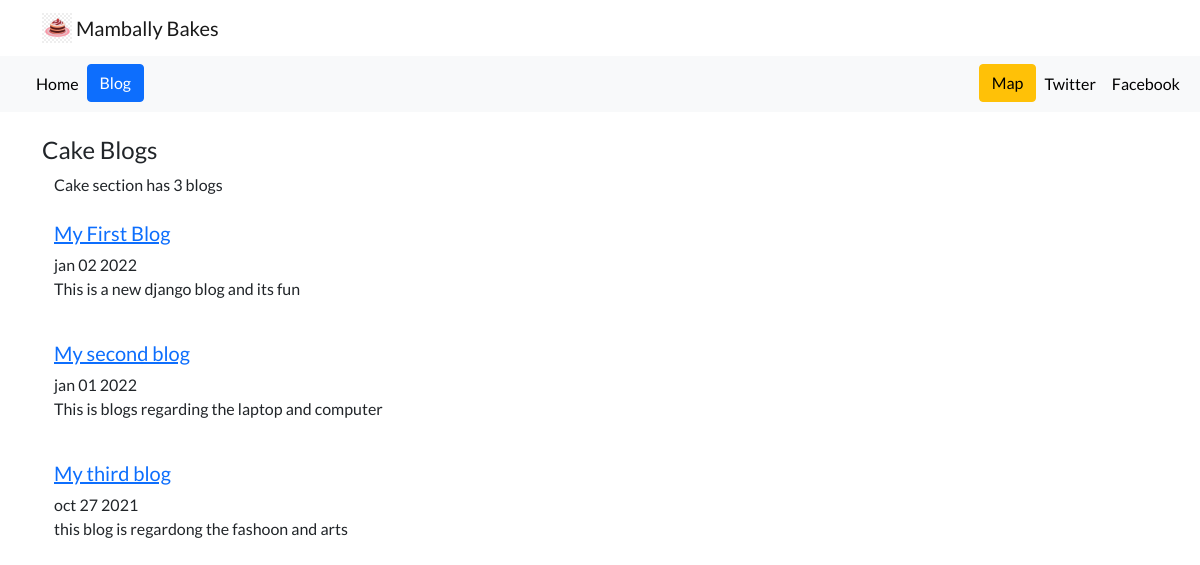
Screenshot of /blog/ with the database file from the repository.
### blog/models.py (models this page shows)
class Blog(models.Model):
    title =  models.CharField(max_length=100)
    description =  models.TextField()
    date =  models.DateField()

### blog/views.py (the view)
# urls.py: path('',views.all_blogs, name='all_blog'),
def all_blogs(request):
    blogs = Blog.objects.order_by('-date') #[:5]
    return render(request, 'blog/all_blog.html',{'blogs':blogs})

### blog/templates/blog/all_blog.html (shortened to what this page needs)
{% extends 'portfolio/page.html' %}
{% block content %}
<h4>Cake Blogs</h4>
<div class="container">
    <h9>
        Cake section has {{ blogs.count }} blog{{ blogs.count|pluralize }}
    </h9>
    <br>
    <br>
    <div>
        {% for x in blogs %}
        <a href="{% url 'blog:detail' x.id %}">
            <h5>
                {{ x.title }}
            </h5>
        </a>
        <h20>
                {{ x.date|date:'M d Y' |lower }}
        </h20>
        <h15><p>{{ x.description | striptags | truncatechars:200}}</p></h15>
        <br>
                {% endfor %}
            </div>
        {% endblock %}

### portfolio/static/portfolio/custom.css (style rules this page uses)
body { font-family: 'Lato', sans-serif; }

### rows the page displays
Blog: title "My First Blog", date "jan 02 2022", description "This is a new django blog and its fun"
Blog: title "My second blog", date "jan 01 2022", description "This is blogs regarding the laptop and computer"
Blog: title "My third blog", date "oct 27 2021", description "this blog is regardong the fashoon and arts"

### other values shown
{{ blogs.count }} "3"
